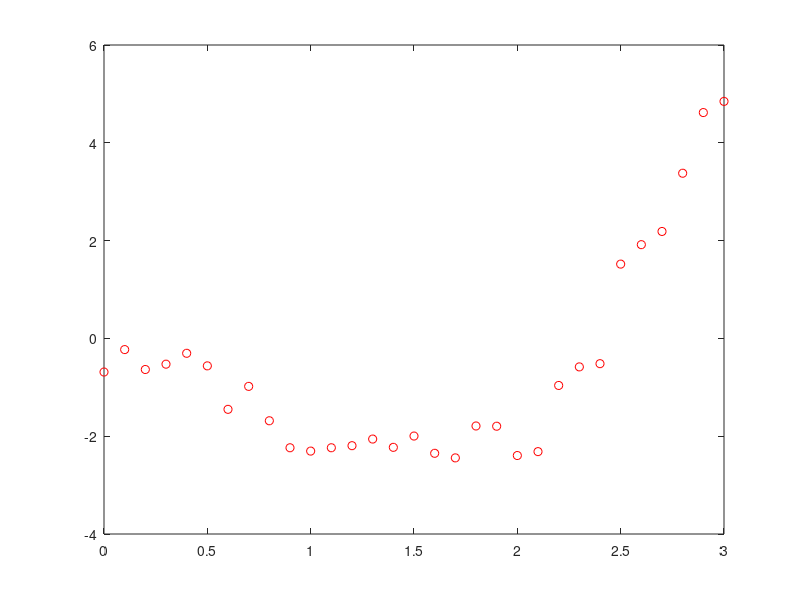

Here is the MATLAB script that generated this plot: (Note: this script raises an error after producing the figure.)
p = [1 -2 -1 0];
t = 0:0.1:3;
y = polyval(p,t) + 0.5*randn(size(t));
plot(t,y,'ro')
h = refcurve(p);
set(h,'Color','r')
q = polyfit(t,y,3);
refcurve(q)
legend('Data','Population Mean','Fitted Mean', 'Location','NW')
